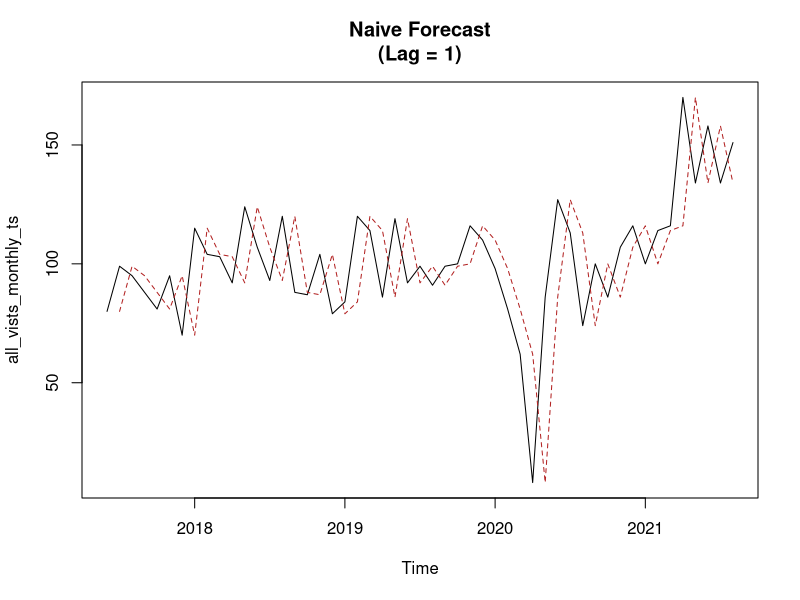
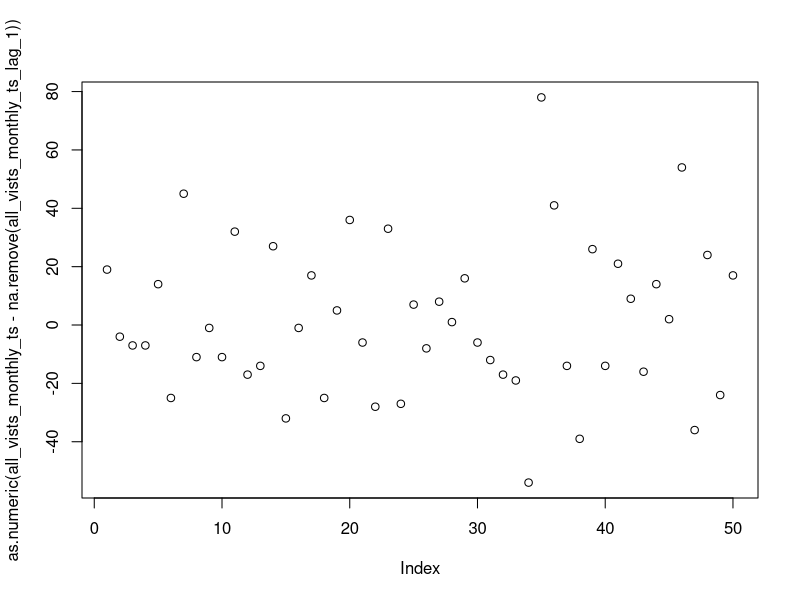
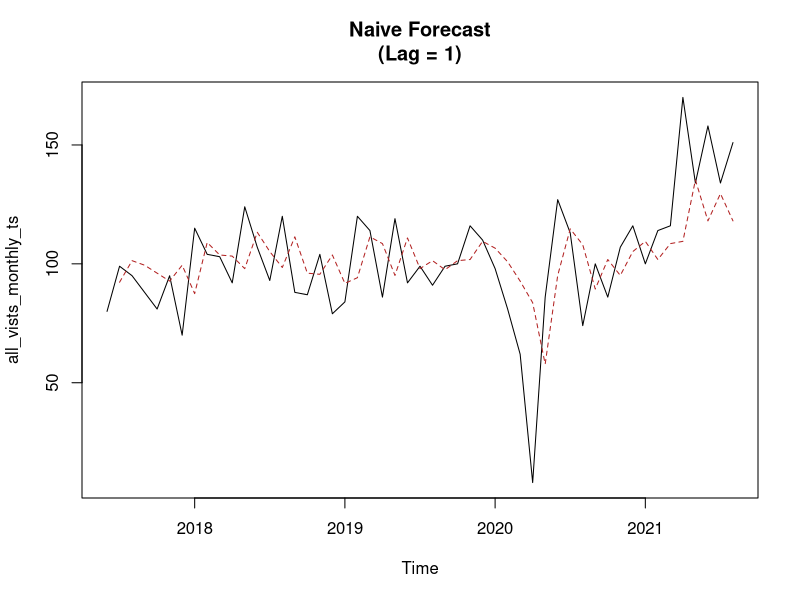

Reproduce these figures in R, in order. (Note: this script raises an error after producing the figures.)
## ---- chunk 1
knitr::opts_chunk$set(echo = TRUE)
## ---- chunk 2

library(ggplot2)
library(dplyr)
library(tidyverse)
library(lubridate)
library(forecast)
library(tseries)

# Note: The Tutorial Uses Different Test Data

all_vists <- read.csv('../Data/DentalIntelFiles/DentalIntelFiles_all_vists.csv')
## ---- chunk 3
all_vists_monthly <- all_vists %>% 
  mutate(
    startOfMonth = floor_date(as_date(mdy_hm(AppointmentDate, tz = NULL)), 'month') 
    # Floors each date to the beginning of the month and adds a new column.
  ) %>% 
  group_by(
    startOfMonth # Groups each entity by the start date of the month
  ) %>% 
  summarise(Appointments = n()) # Aggregates all appointments

all_vists_monthly_ts <- all_vists_monthly %>%
  pull(Appointments) %>% 
  ts(start = c(2017,6), frequency = 12)

all_vists_monthly_ts
## ---- chunk 4

all_vists_monthly_ts_lag_1 <- ts(lag(as.vector(all_vists_monthly_ts)), start = c(2017,6), frequency = 12)


plot(all_vists_monthly_ts, main = 'Naive Forecast\n(Lag = 1)')
lines(all_vists_monthly_ts_lag_1, col = 'firebrick', lty = 'dashed',add = TRUE)
## ---- chunk 5

sum((all_vists_monthly_ts - na.remove(all_vists_monthly_ts_lag_1))^2) #MSE

sqrt(sum((all_vists_monthly_ts - na.remove(all_vists_monthly_ts_lag_1))^2))

## ---- chunk 6
plot(as.numeric(all_vists_monthly_ts - na.remove(all_vists_monthly_ts_lag_1)))

naive_forecast_tslm <- tslm(all_vists_monthly_ts ~ all_vists_monthly_ts_lag_1)

b <-naive_forecast_tslm$coefficients

forecast::accuracy(naive_forecast_tslm)


plot(all_vists_monthly_ts, main = 'Naive Forecast\n(Lag = 1)')
lines(fitted(naive_forecast_tslm), col = 'firebrick', lty = 'dashed')
# lines(b[1] + b[2], col = 'skyblue', lty = 'dashed')

arima(naive_forecast_tslm)
## ---- chunk 7
model_two <- tslm(all_vists_monthly_ts ~ trend)

plot(all_vists_monthly_ts, main = 'Trend Model')
lines(fitted(model_two), col = 'firebrick', lty = 'dashed')

summary(model_two)
## ---- chunk 8
nValid <- 48
nTrain <- length(all_vists_monthly_ts) - nValid
train.ts <- window(all_vists_monthly_ts, start = c(2017,6), end = c(2017,nValid))
valid.ts <- window(all_vists_monthly_ts, start = c(2017, nTrain + 1), end = c(2017, nTrain+nValid))
appointments.lm <- tslm(train.ts ~ trend + I(trend^2))
appointments.lm.pred <- forecast(appointments.lm, h = nValid, level = 0)

plot(appointments.lm.pred, ylim = c(0,200), ylab = 'Appointments', xlab = 'Time', bty = 'l',
xaxt = 'n', xlim = c(2017.5,2021), main = 'Zimbi Dental Appointment Forecast', flty = 2)
# plot(appointments.lm.pred, xlim = )
axis(1, at = seq(2017,2022,1), labels = format(seq(2017,2022,1)))
lines(appointments.lm$fitted, lwd = 3)
lines(valid.ts)

